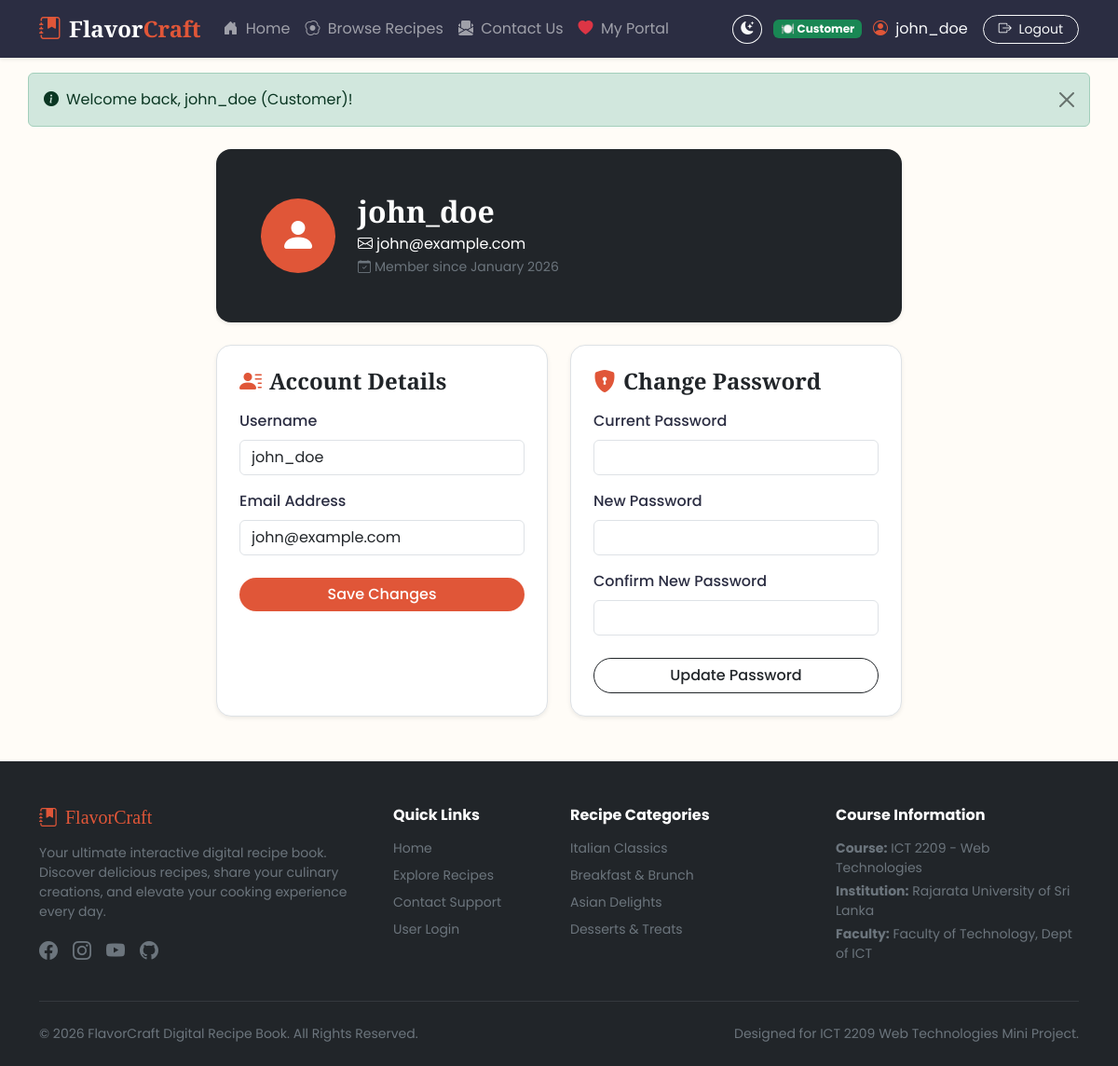
Screenshot of /auth/profile.php (signed in) with the database file from the repository.
### tables this page shows
CREATE TABLE `users` (
  `id` INT(11) NOT NULL AUTO_INCREMENT,
  `username` VARCHAR(50) NOT NULL UNIQUE,
  `email` VARCHAR(100) NOT NULL UNIQUE,
  `password` VARCHAR(255) NOT NULL,
  `role` ENUM('Chef', 'Customer') NOT NULL DEFAULT 'Chef',
  `created_at` DATETIME DEFAULT CURRENT_TIMESTAMP,
  PRIMARY KEY (`id`)
);

### auth/profile.php (the view, shortened to what this page needs)
<?php
require_once __DIR__ . '/../includes/db.php';
require_once __DIR__ . '/../includes/functions.php';
$user_data = current_user();
$stmt = $pdo->prepare("SELECT * FROM users WHERE id = :id");
$stmt->execute([':id' => $user_data['id']]);
$user = $stmt->fetch();
$errors = [];
require_once __DIR__ . '/../includes/header.php';
?>
<div class="container mt-4 mb-5">
    <div class="row justify-content-center">
        <div class="col-lg-8">
            <div class="bg-dark text-white p-4 p-md-5 rounded-4 shadow-sm mb-4 d-flex align-items-center gap-4">
                <div class="bg-accent rounded-circle p-3 fs-1 text-white d-flex align-items-center justify-content-center" style="width: 80px; height: 80px;">
                    <i class="bi bi-person-fill"></i>
                </div>
                <div>
                    <h2 class="font-heading fw-bold mb-1"><?php echo sanitize($user['username']); ?></h2>
                    <p class="text-light-50 mb-0"><i class="bi bi-envelope me-1"></i><?php echo sanitize($user['email']); ?></p>
                    <small class="text-secondary"><i class="bi bi-calendar-check me-1"></i>Member since <?php echo date('F Y', strtotime($user['created_at'])); ?></small>
                </div>
            </div>
            <div class="row g-4">
                <div class="col-md-6">
                    <div class="bg-white p-4 rounded-4 shadow-sm border h-100">
                        <h4 class="font-heading fw-bold text-dark mb-3"><i class="bi bi-person-lines-fill text-accent me-2"></i>Account Details</h4>
                        <form action="profile.php" method="POST">
                            <div class="mb-3">
                                <label for="username" class="form-label fw-medium">Username</label>
                                <input type="text" class="form-control <?php echo isset($errors['username']) ? 'is-invalid-custom' : ''; ?>" id="username" name="username" value="<?php echo sanitize($_POST['username'] ?? $user['username']); ?>" required>
                            </div>
                            <div class="mb-4">
                                <label for="email" class="form-label fw-medium">Email Address</label>
                                <input type="email" class="form-control <?php echo isset($errors['email']) ? 'is-invalid-custom' : ''; ?>" id="email" name="email" value="<?php echo sanitize($_POST['email'] ?? $user['email']); ?>" required>
                            </div>
                            <button type="submit" class="btn btn-accent rounded-pill w-100 fw-medium">Save Changes</button>
                        </form>
                    </div>
                </div>
                <div class="col-md-6">
                    <div class="bg-white p-4 rounded-4 shadow-sm border h-100">
                        <h4 class="font-heading fw-bold text-dark mb-3"><i class="bi bi-shield-lock-fill text-accent me-2"></i>Change Password</h4>
                        <form action="profile.php" method="POST">
                            <div class="mb-3">
                                <label for="current_password" class="form-label fw-medium">Current Password</label>
                                <input type="password" class="form-control <?php echo isset($errors['current_password']) ? 'is-invalid-custom' : ''; ?>" id="current_password" name="current_password" required>
                            </div>
                            <div class="mb-3">
                                <label for="new_password" class="form-label fw-medium">New Password</label>
                                <input type="password" class="form-control <?php echo isset($errors['new_password']) ? 'is-invalid-custom' : ''; ?>" id="new_password" name="new_password" required>
                            </div>
                            <div class="mb-4">
                                <label for="confirm_password" class="form-label fw-medium">Confirm New Password</label>
                                <input type="password" class="form-control <?php echo isset($errors['confirm_password']) ? 'is-invalid-custom' : ''; ?>" id="confirm_password" name="confirm_password" required>
                            </div>
                            <button type="submit" class="btn btn-outline-dark rounded-pill w-100 fw-medium">Update Password</button>
                        </form>
                    </div>
                </div>
            </div>
        </div>
    </div>
</div>
<?php require_once __DIR__ . '/../includes/footer.php'; ?>

### css/style.css (style rules this page uses)
:root { --primary-color: #2b2d42; --accent-color: #e05638; --accent-hover: #c44327; --secondary-color: #8d99ae; --bg-light: #fffcf7; --card-bg: #ffffff; --text-main: #2b2d42; --text-muted: #6c757d; --font-heading: 'Playfair Display', serif; --font-body: 'Poppins', sans-serif; }
body { font-family: var(--font-body); background-color: var(--bg-light); color: var(--text-main); overflow-x: hidden; }
.font-heading { font-family: var(--font-heading); }
.text-accent { color: var(--accent-color) !important; }
.btn-accent { background-color: var(--accent-color); color: #ffffff; border: none; transition: all 0.3s ease; }
.bg-accent { background-color: var(--accent-color) !important; color: #ffffff !important; }

### rows the page displays
users: username "john_doe", email "john@example.com", created_at "January 2026"

### other values shown
$_SESSION['username'] "john_doe"
$message "Welcome back, john_doe (Customer)!"
